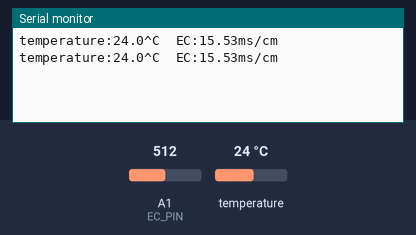
Bench run of a sketch on a simulated Arduino Uno, built with avr-gcc and run on an emulated ATmega328P. On the bench: the last lines printed to the serial monitor. The test bench sets the inputs (shaded band); at power-on: temperature 24 °C, A1 (EC_PIN) = 512.

Above: at 2.5 s.
2.6 s: temperature set to 12 °C
At 3.8 s:
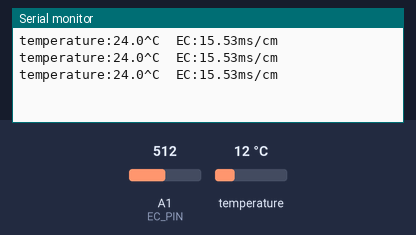
4.1 s: A1 (EC_PIN) set to 716
At 4.1 s:
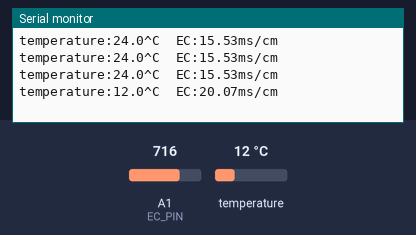
5.6 s: temperature set to 19 °C
At 6.4 s:
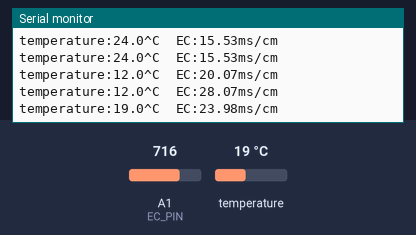
7.1 s: A1 (EC_PIN) set to 900
At 7.1 s:
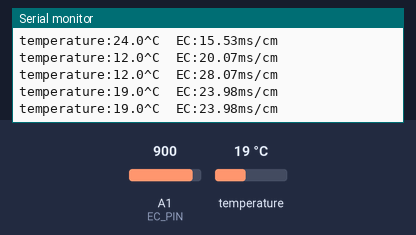
Timing chart, 0 to 9.6 s (numbered marks = the images above; inputs shaded):
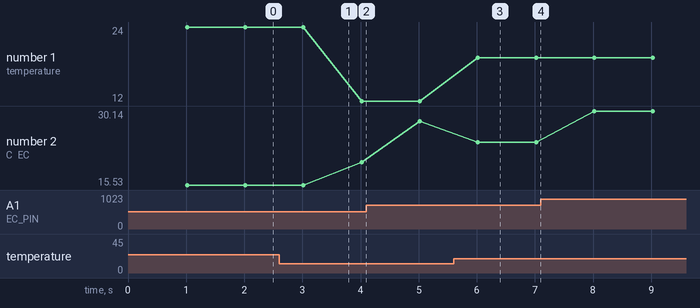

Measured:
- after the input at 5.6 s, the serial monitor: prints a new line after 0.42 s (image 3)
- plotted number 1: 24 → 12 after the input at 2.6 s, 12 → 19 after the input at 5.6 s
- plotted number 2: 15.53 → 20.07 after the input at 2.6 s, 20.07 → 28.07 after the input at 4.1 s, 28.07 → 23.98 after the input at 5.6 s, 23.98 → 30.14 after the input at 7.1 s

The sketch:

EC_V2.ino
```cpp
// (licence header left out)
#include "DFRobot_EC.h"
#include <EEPROM.h>
#include <OneWire.h>

#define EC_PIN A1
byte DS18B20_Pin = 2; //DS18B20 signal, pin on digital 2
#define StartConvert 0
#define ReadTemperature 1
float voltage,ecValue,temperature = 25;
DFRobot_EC ec;
unsigned long tempSampleTime;
unsigned int tempSampleInterval=850;  //analog sample interval;serial print interval;temperature sample interval


//Temperature chip i/o
OneWire ds(DS18B20_Pin);  // on digital pin 2

void setup()
{
  Serial.begin(115200);
  ec.begin();
  TempProcess(StartConvert);   //let the DS18B20 start the convert
  tempSampleTime=millis();
}

void loop()
{
    static unsigned long timepoint = millis();
    if(millis()-timepoint>1000U)  //time interval: 1s
    {
      timepoint = millis();
      voltage = analogRead(EC_PIN)/1024.0*5000;   // read the voltage
      //temperature = readTemperature();          // read your temperature sensor to execute temperature compensation
      ecValue =  ec.readEC(voltage,temperature);  // convert voltage to EC with temperature compensation
      Serial.print("temperature:");
      Serial.print(temperature,1);
      Serial.print("^C  EC:");
      Serial.print(ecValue,2);
      Serial.println("ms/cm");
    }
    /*
   Every once in a while,MCU read the temperature from the DS18B20 and then let the DS18B20 start the convert.
   Attention:The interval between start the convert and read the temperature should be greater than 750 millisecond,or the temperature is not accurate!
  */
   if(millis()-tempSampleTime>=tempSampleInterval)
  {
    tempSampleTime=millis();
    temperature = TempProcess(ReadTemperature);  // read the current temperature from the  DS18B20
    TempProcess(StartConvert);                   //after the reading,start the convert for next reading
  }
    ec.calibration(voltage,temperature);          // calibration process by Serail CMD
}

/*
ch=0,let the DS18B20 start the convert;ch=1,MCU read the current temperature from the DS18B20.
*/
float TempProcess(bool ch)
{
  //returns the temperature from one DS18B20 in DEG Celsius
  static byte data[12];
  static byte addr[8];
  static float TemperatureSum;
  if(!ch){
          if ( !ds.search(addr)) {
              Serial.println("no more sensors on chain, reset search!");
              ds.reset_search();
              return 0;
          }
          if ( OneWire::crc8( addr, 7) != addr[7]) {
              Serial.println("CRC is not valid!");
              return 0;
          }
          if ( addr[0] != 0x10 && addr[0] != 0x28) {
              Serial.print("Device is not recognized!");
              return 0;
          }
          ds.reset();
          ds.select(addr);
          ds.write(0x44,1); // start conversion, with parasite power on at the end
  }
  else{
          byte present = ds.reset();
          ds.select(addr);
          ds.write(0xBE); // Read Scratchpad
          for (int i = 0; i < 9; i++) { // we need 9 bytes
            data[i] = ds.read();
          }
          ds.reset_search();
          byte MSB = data[1];
          byte LSB = data[0];
          float tempRead = ((MSB << 8) | LSB); //using two's compliment
          TemperatureSum = tempRead / 16;
    }
          return TemperatureSum;
}
```
